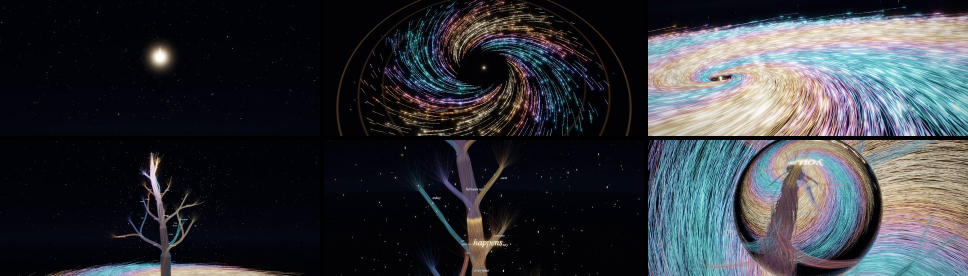
#> input picture film/storyboard.jpg, 1936 x 552 px (shown at 1/2 size)
$ python -i grade.py   (imports and definitions only)
#> lines starting #> are read from the running program, lines starting #| are printed output that depends on the picture
"""
From rendered light to the final picture.

Each frame is linear-light EXR from Cycles. The grade adds what a lens and
film would: a soft bloom around everything bright, a filmic tone curve,
blacks lifted to the deepest blue rather than nothing, a gentle vignette, a
trace of chromatic aberration, and fine animated grain.

Titles are drawn here too, over black.
"""
import os

# [1 line not run here, left out]

import cv2  # noqa: E402
import numpy as np  # noqa: E402
from PIL import Image, ImageDraw, ImageFont  # noqa: E402

OUT_W, OUT_H = 1920, 816
GRAIN = float(os.environ.get("GRAIN", "0.005"))
FONT = "/usr/share/fonts/truetype/freefont/FreeSerifItalic.ttf"
FONT_UPRIGHT = "/usr/share/fonts/truetype/freefont/FreeSerif.ttf"


# [5 lines left out: function read_exr, not called in this run]


def bloom(img):
    """Energy-conserving-ish multi-scale glow of the bright parts."""
    h, w = img.shape[:2]
    bright = np.maximum(img - 0.45, 0.0)
    out = np.zeros_like(img)
    for scale, weight in ((2, 0.20), (4, 0.16), (8, 0.12), (16, 0.08)):
        small = cv2.resize(bright, (w // scale, h // scale), interpolation=cv2.INTER_AREA)
        small = cv2.GaussianBlur(small, (0, 0), 2.0)
        out += weight * cv2.resize(small, (w, h), interpolation=cv2.INTER_LINEAR)
    return img + out


def aces(x):
    x = np.maximum(x, 0.0)
    return np.clip((x * (2.51 * x + 0.03)) / (x * (2.43 * x + 0.59) + 0.14), 0.0, 1.0)


def to_srgb(x):
    return np.where(x <= 0.0031308, 12.92 * x, 1.055 * np.power(np.clip(x, 0, 1), 1 / 2.4) - 0.055)


_VIG = {}


# [54 lines left out: functions vignette, chromatic, grade, title_frame, not called in this run]

>>> import cv2
>>> picture = cv2.imread('storyboard.jpg')
#> picture is the input picture: shape (552, 1936, 3); mean B, G, R 60.2, 54.9, 52.3
>>> result = bloom(picture)
#> the loop in bloom, `for scale, weight in ((2, 0.20), (4, 0.16), (8, 0.12), (16, 0.08)):` made 1 pass
#> pass 1, in bloom, `small = cv2.resize(bright, (w // scale, h // scale), interpolation=cv2..`:
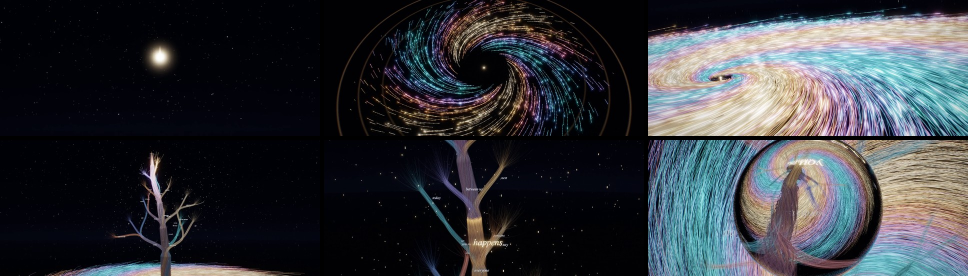
#> small: shape (276, 968, 3) float64; mean B, G, R 59.8, 54.4, 51.9
#> pass 1, in bloom, `small = cv2.GaussianBlur(small, (0, 0), 2.0)`:
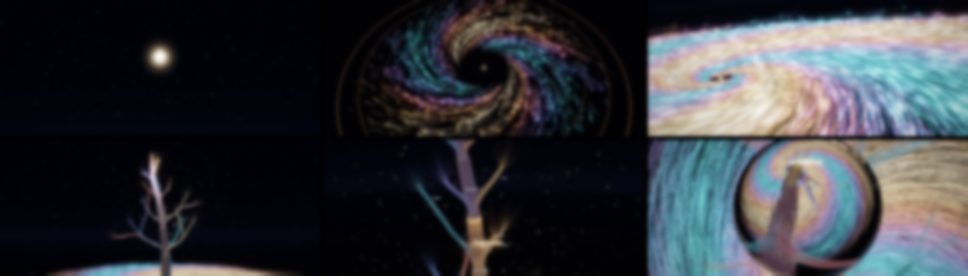
#> small: shape (276, 968, 3) float64; mean B, G, R 59.8, 54.4, 51.9
#> after the loop in bloom, `for scale, weight in ((2, 0.20), (4, 0.16), (8, 0.12), (16, 0.08)):`: out: shape (552, 1936, 3); every value is 0
#> (the run stopped early here; a loop or call above may not have finished)
